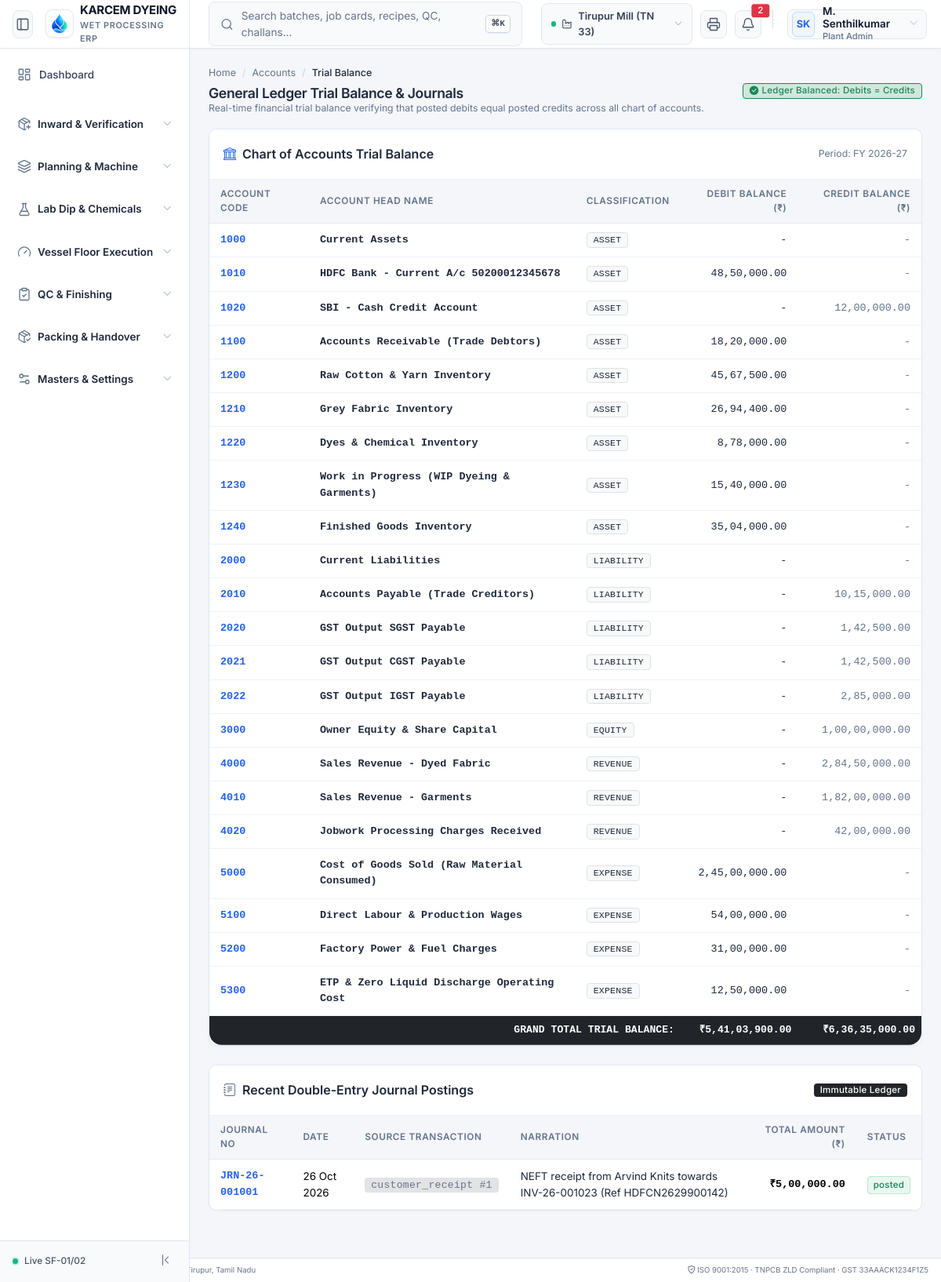
The app's page /modules/accounts/views/trial-balance.php with its own data.
### tables this page shows
CREATE TABLE IF NOT EXISTS chart_of_accounts (
    id BIGINT UNSIGNED AUTO_INCREMENT PRIMARY KEY,
    company_id BIGINT UNSIGNED NOT NULL,
    account_code VARCHAR(32) NOT NULL UNIQUE,
    account_name VARCHAR(150) NOT NULL,
    account_type ENUM('asset', 'liability', 'equity', 'revenue', 'expense') NOT NULL,
    parent_account_id BIGINT UNSIGNED NULL,
    is_reconciliation TINYINT(1) NOT NULL DEFAULT 0,
    current_balance DECIMAL(18,2) NOT NULL DEFAULT 0.00,
    is_active TINYINT(1) NOT NULL DEFAULT 1
);

CREATE TABLE IF NOT EXISTS journal_entries (
    id BIGINT UNSIGNED AUTO_INCREMENT PRIMARY KEY,
    company_id BIGINT UNSIGNED NOT NULL,
    journal_no VARCHAR(64) NOT NULL UNIQUE,
    entry_date DATE NOT NULL,
    source_type VARCHAR(64) NULL,  
    source_id BIGINT UNSIGNED NULL,
    narration TEXT NOT NULL,
    total_debit DECIMAL(18,2) NOT NULL,
    total_credit DECIMAL(18,2) NOT NULL,
    status ENUM('draft', 'posted', 'reversed') NOT NULL DEFAULT 'draft',
    posted_by BIGINT UNSIGNED NULL,
    posted_at DATETIME NULL,
    created_at DATETIME NOT NULL DEFAULT CURRENT_TIMESTAMP
);

### core/Support/Url.php (called while the page is built, shortened)
<?php
class Url {
    private static ?string $base = null;
    public static function base(): string {
        if (self::$base !== null) {
            return self::$base;
        }
        $appUrl = Env::get('APP_URL');
        if (!empty($appUrl)) {
            $parsed = parse_url($appUrl, PHP_URL_PATH);
            self::$base = rtrim($parsed ?: '', '/');
            return self::$base;
        }
        $script = $_SERVER['SCRIPT_NAME'] ?? '';
        $dir = dirname($script);
        self::$base = ($dir === '/' || $dir === '\\') ? '' : rtrim(str_replace('\\', '/', $dir), '/');
        return self::$base;
    }
    public static function to(string $path = ''): string {
        $base = self::base();
        $path = '/' . ltrim($path, '/');
        if ($base !== '' && ($path === $base || str_starts_with($path, $base . '/'))) {
            return $path;
        }
        return $base . $path;
    }
}

### core/Support/Env.php (called while the page is built, shortened)
<?php
class Env {
    private static ?array $data = null;
    public static function load(string $filePath): void {
        if (!file_exists($filePath)) {
            return;
        }
        self::$data = [];
    }
    public static function get(string $key, mixed $default = null): mixed {
        return self::$data[$key] ?? getenv($key) ?? $default;
    }
}

### config/database.php (called while the page is built, shortened)
<?php
require_once __DIR__ . '/../core/Support/Env.php';
return [
    'driver'    => 'mysql',
    'host'      => Env::get('DB_HOST', '127.0.0.1'),
    'port'      => (int)Env::get('DB_PORT', 3306),
    'database'  => Env::get('DB_DATABASE', 'textile_erp'),
    'username'  => Env::get('DB_USERNAME', 'root'),
    'password'  => Env::get('DB_PASSWORD', ''),
    'charset'   => 'utf8mb4',
    'collation' => 'utf8mb4_unicode_ci',
    'options'   => [
        PDO::ATTR_ERRMODE            => PDO::ERRMODE_EXCEPTION,
        PDO::ATTR_DEFAULT_FETCH_MODE => PDO::FETCH_ASSOC,
        PDO::ATTR_EMULATE_PREPARES   => false,
    ]
];

### core/Database/Database.php (called while the page is built, shortened)
<?php
class Database {
    private static ?PDO $pdo = null;
    public static function getConnection(): PDO {
        if (self::$pdo === null) {
            $config = require dirname(__DIR__, 2) . '/config/database.php';
            $dsn = "mysql:host={$config['host']};port={$config['port']};dbname={$config['database']};charset={$config['charset']}";
            try {
                self::$pdo = new PDO($dsn, $config['username'], $config['password'], $config['options']);
            } catch (Exception $e) {
                throw new Exception("Database Connection Failed: " . $e->getMessage());
            }
        }
        return self::$pdo;
    }
    public static function fetchAll(string $sql, array $params = []): array {
        $stmt = self::getConnection()->prepare($sql);
        $stmt->execute($params);
        return $stmt->fetchAll();
    }
}

### core/Support/NumberToWords.php (called while the page is built, shortened)
<?php
class NumberToWords {
    public static function formatIndian(float $amount, int $decimals = 2): string {
        $neg = $amount < 0 ? '-' : '';
        $amount = abs($amount);
        $parts = explode('.', number_format($amount, $decimals, '.', ''));
        $whole = $parts[0];
        $dec = isset($parts[1]) ? '.' . $parts[1] : '';
        $last3 = substr($whole, -3);
        $rest = substr($whole, 0, -3);
        $restFormatted = preg_replace("/\B(?=(\d{2})+(?!\d))/", ",", $rest);
        return $neg . $restFormatted . ',' . $last3 . $dec;
    }
}

### modules/accounts/views/trial-balance.php (the view, shortened to what this page needs)
<?php
require_once dirname(__DIR__, 3) . '/includes/header.php';
require_once dirname(__DIR__, 3) . '/includes/sidebar.php';
$accounts = Database::fetchAll("SELECT * FROM chart_of_accounts WHERE is_active = 1 ORDER BY account_code ASC");
$journals = Database::fetchAll("SELECT * FROM journal_entries ORDER BY id DESC LIMIT 10");
$totalDebitSum = 0.0;
$totalCreditSum = 0.0;
foreach ($accounts as $a) {
    $bal = (float)$a['current_balance'];
    if (in_array($a['account_type'], ['asset', 'expense'])) {
        if ($bal >= 0) $totalDebitSum += $bal; else $totalCreditSum += abs($bal);
    } else {
        if ($bal >= 0) $totalCreditSum += $bal; else $totalDebitSum += abs($bal);
    }
}
?>
<main class="cz-main">
  <div class="cz-content p-4">
    <div class="d-flex flex-wrap justify-content-between align-items-center mb-3 gap-2">
      <div>
        <nav aria-label="breadcrumb">
          <ol class="breadcrumb mb-1 small">
            <li class="breadcrumb-item"><a href="<?= Url::to('/dashboard') ?>">Home</a></li>
            <li class="breadcrumb-item"><a href="<?= Url::to('/accounts') ?>">Accounts</a></li>
            <li class="breadcrumb-item active">Trial Balance</li>
          </ol>
        </nav>
        <h1 class="h4 fw-bold text-dark mb-0">General Ledger Trial Balance & Journals</h1>
        <p class="text-secondary small mb-0">Real-time financial trial balance verifying that posted debits equal posted credits across all chart of accounts.</p>
      </div>
      <div class="d-flex gap-2">
        <span class="badge bg-success-subtle text-success border border-success p-2 d-flex align-items-center gap-1 fs-6">
          <i class="bi bi-check-circle-fill"></i> Ledger Balanced: Debits = Credits
        </span>
      </div>
    </div>
    <section class="cz-panel mb-4">
      <div class="cz-panel-head d-flex justify-content-between align-items-center">
        <h2 class="h6 fw-bold mb-0 text-dark"><i class="bi bi-bank text-primary me-2"></i>Chart of Accounts Trial Balance</h2>
        <span class="small text-secondary">Period: FY 2026-27</span>
      </div>
      <div class="table-responsive">
        <table class="table table-hover align-middle mb-0">
          <thead class="table-light small">
            <tr>
              <th>Account Code</th>
              <th>Account Head Name</th>
              <th>Classification</th>
              <th class="text-end">Debit Balance (₹)</th>
              <th class="text-end">Credit Balance (₹)</th>
            </tr>
          </thead>
          <tbody class="small font-monospace">
            <?php foreach ($accounts as $a): ?>
              <?php
                $bal = (float)$a['current_balance'];
                $debit = 0.0;
                $credit = 0.0;
                if (in_array($a['account_type'], ['asset', 'expense'])) {
                    if ($bal >= 0) $debit = $bal; else $credit = abs($bal);
                } else {
                    if ($bal >= 0) $credit = $bal; else $debit = abs($bal);
                }
              ?>
              <tr>
                <td class="fw-bold text-primary"><?= htmlspecialchars($a['account_code']) ?></td>
                <td class="font-sans-serif fw-semibold text-dark"><?= htmlspecialchars($a['account_name']) ?></td>
                <td><span class="badge bg-light text-dark border text-uppercase" style="font-size: 0.65rem;"><?= htmlspecialchars($a['account_type']) ?></span></td>
                <td class="text-end text-dark"><?= $debit > 0 ? NumberToWords::formatIndian($debit, 2) : '-' ?></td>
                <td class="text-end text-secondary"><?= $credit > 0 ? NumberToWords::formatIndian($credit, 2) : '-' ?></td>
              </tr>
            <?php endforeach; ?>
          </tbody>
          <tfoot class="table-dark small font-monospace">
            <tr>
              <th colspan="3" class="text-uppercase text-end">Grand Total Trial Balance:</th>
              <th class="text-end">₹<?= NumberToWords::formatIndian($totalDebitSum, 2) ?></th>
              <th class="text-end">₹<?= NumberToWords::formatIndian($totalCreditSum, 2) ?></th>
            </tr>
          </tfoot>
        </table>
      </div>
    </section>
    <section class="cz-panel">
      <div class="cz-panel-head d-flex justify-content-between align-items-center">
        <h2 class="h6 fw-bold mb-0 text-dark"><i class="bi bi-journal-text text-secondary me-2"></i>Recent Double-Entry Journal Postings</h2>
        <span class="badge bg-dark text-white">Immutable Ledger</span>
      </div>
      <div class="table-responsive">
        <table class="table table-hover align-middle mb-0">
          <thead class="table-light small">
            <tr>
              <th>Journal No</th>
              <th>Date</th>
              <th>Source Transaction</th>
              <th>Narration</th>
              <th class="text-end">Total Amount (₹)</th>
              <th>Status</th>
            </tr>
          </thead>
          <tbody class="small">
            <?php foreach ($journals as $j): ?>
              <tr>
                <td class="fw-bold text-primary font-monospace"><?= htmlspecialchars($j['journal_no']) ?></td>
                <td><?= date('d M Y', strtotime($j['entry_date'])) ?></td>
                <td><span class="badge bg-secondary-subtle text-secondary font-monospace"><?= htmlspecialchars($j['source_type'] ?? 'manual') ?> #<?= $j['source_id'] ?></span></td>
                <td class="text-dark"><?= htmlspecialchars($j['narration']) ?></td>
                <td class="text-end fw-bold font-monospace">₹<?= NumberToWords::formatIndian($j['total_debit'], 2) ?></td>
                <td><span class="badge-status status-<?= htmlspecialchars($j['status']) ?>"><?= htmlspecialchars($j['status']) ?></span></td>
              </tr>
            <?php endforeach; ?>
          </tbody>
        </table>
      </div>
    </section>
  </div>
</main>
<?php
require_once dirname(__DIR__, 3) . '/includes/footer.php';

### assets/css/my-page-ui.css (style rules this page uses)
:root { --primary-blue: #0d6efd; --primary-soft: #e7f1ff; --success-green: #198754; --success-soft: #e8f5e9; --warning-yellow: #ffc107; --warning-soft: #fff9e6; --danger-red: #dc3545; --danger-soft: #ffebee; --gray-soft: #f8f9fa; --text-main: #212529; --text-muted: #6c757d; }

### includes/header.php (style rules this page uses)
.badge-status { font-size: 0.72rem; font-weight: 500; padding: 0.28em 0.6em; border-radius: 4px; letter-spacing: 0.02em; }
.status-confirmed, .status-posted, .status-accepted, .status-completed, .status-active, .status-passed { background: #EAF7F0; color: #16845B; border: 1px solid #B7E8CE; }

### records on screen
chart_of_accounts: account_code "1000", account_name "Current Assets", account_type "ASSET"
chart_of_accounts: account_code "1010", account_name "HDFC Bank - Current A/c 50200012345678", account_type "ASSET", current_balance "48,50,000.00"
chart_of_accounts: account_code "1020", account_name "SBI - Cash Credit Account", account_type "ASSET", current_balance "12,00,000.00"
chart_of_accounts: account_code "1100", account_name "Accounts Receivable (Trade Debtors)", account_type "ASSET", current_balance "18,20,000.00"
chart_of_accounts: account_code "1200", account_name "Raw Cotton & Yarn Inventory", account_type "ASSET", current_balance "45,67,500.00"
chart_of_accounts: account_code "1210", account_name "Grey Fabric Inventory", account_type "ASSET", current_balance "26,94,400.00"
chart_of_accounts: account_code "1220", account_name "Dyes & Chemical Inventory", account_type "ASSET", current_balance "8,78,000.00"
chart_of_accounts: account_code "1230", account_name "Work in Progress (WIP Dyeing & Garments)", account_type "ASSET", current_balance "15,40,000.00"
chart_of_accounts: account_code "1240", account_name "Finished Goods Inventory", account_type "ASSET", current_balance "35,04,000.00"
chart_of_accounts: account_code "2000", account_name "Current Liabilities", account_type "LIABILITY"
chart_of_accounts: account_code "2010", account_name "Accounts Payable (Trade Creditors)", account_type "LIABILITY", current_balance "10,15,000.00"
chart_of_accounts: account_code "2020", account_name "GST Output SGST Payable", account_type "LIABILITY", current_balance "1,42,500.00"
chart_of_accounts: account_code "2021", account_name "GST Output CGST Payable", account_type "LIABILITY", current_balance "1,42,500.00"
chart_of_accounts: account_code "2022", account_name "GST Output IGST Payable", account_type "LIABILITY", current_balance "2,85,000.00"
chart_of_accounts: account_code "3000", account_name "Owner Equity & Share Capital", account_type "EQUITY", current_balance "1,00,00,000.00"
chart_of_accounts: account_code "4000", account_name "Sales Revenue - Dyed Fabric", account_type "REVENUE", current_balance "2,84,50,000.00"
chart_of_accounts: account_code "4010", account_name "Sales Revenue - Garments", account_type "REVENUE", current_balance "1,82,00,000.00"
chart_of_accounts: account_code "4020", account_name "Jobwork Processing Charges Received", account_type "REVENUE", current_balance "42,00,000.00"
chart_of_accounts: account_code "5000", account_name "Cost of Goods Sold (Raw Material Consumed)", account_type "EXPENSE", current_balance "2,45,00,000.00"
chart_of_accounts: account_code "5100", account_name "Direct Labour & Production Wages", account_type "EXPENSE", current_balance "54,00,000.00"
chart_of_accounts: account_code "5200", account_name "Factory Power & Fuel Charges", account_type "EXPENSE", current_balance "31,00,000.00"
chart_of_accounts: account_code "5300", account_name "ETP & Zero Liquid Discharge Operating Cost", account_type "EXPENSE", current_balance "12,50,000.00"
journal_entries: journal_no "JRN-26-001001", entry_date "26 Oct 2026", source_type "customer_receipt", source "1", narration "NEFT receipt from Arvind Knits towards INV-26-001023 (Ref HDFCN2629900142)", total_debit "5,00,000.00", status "posted"

### other values on screen
$_SESSION['active_branch_name'] "Tirupur Mill (TN 33)"
$currentUser['initials'] "SK"
$currentUser['full_name'] "M. Senthilkumar"
$grp['title'] "Inward & Verification"
$grp['title'] "Planning & Machine"
$grp['title'] "Lab Dip & Chemicals"
$grp['title'] "Vessel Floor Execution"
$grp['title'] "QC & Finishing"
$grp['title'] "Packing & Handover"
$grp['title'] "Masters & Settings"
NumberToWords::formatIndian($totalDebitSum, 2) "5,41,03,900.00"
NumberToWords::formatIndian($totalCreditSum, 2) "6,36,35,000.00"
